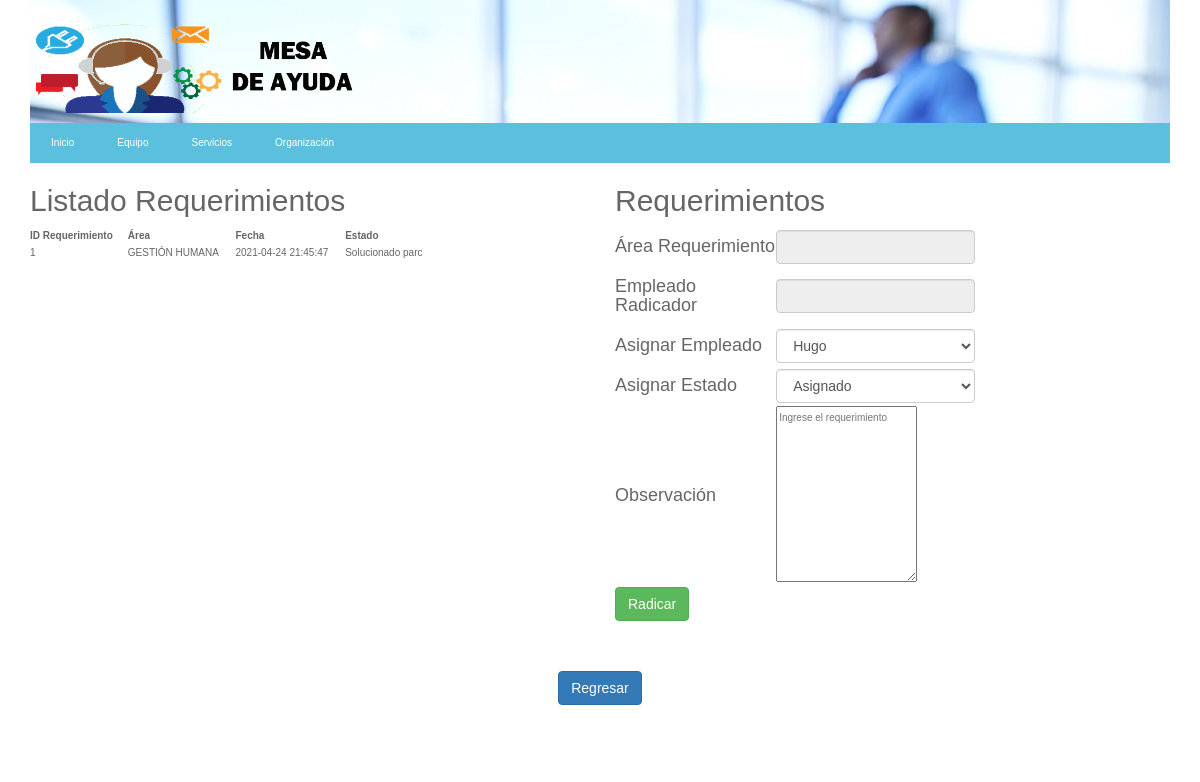
Page /vista/vistaAdminRequerimientos.php on the earlier database version.
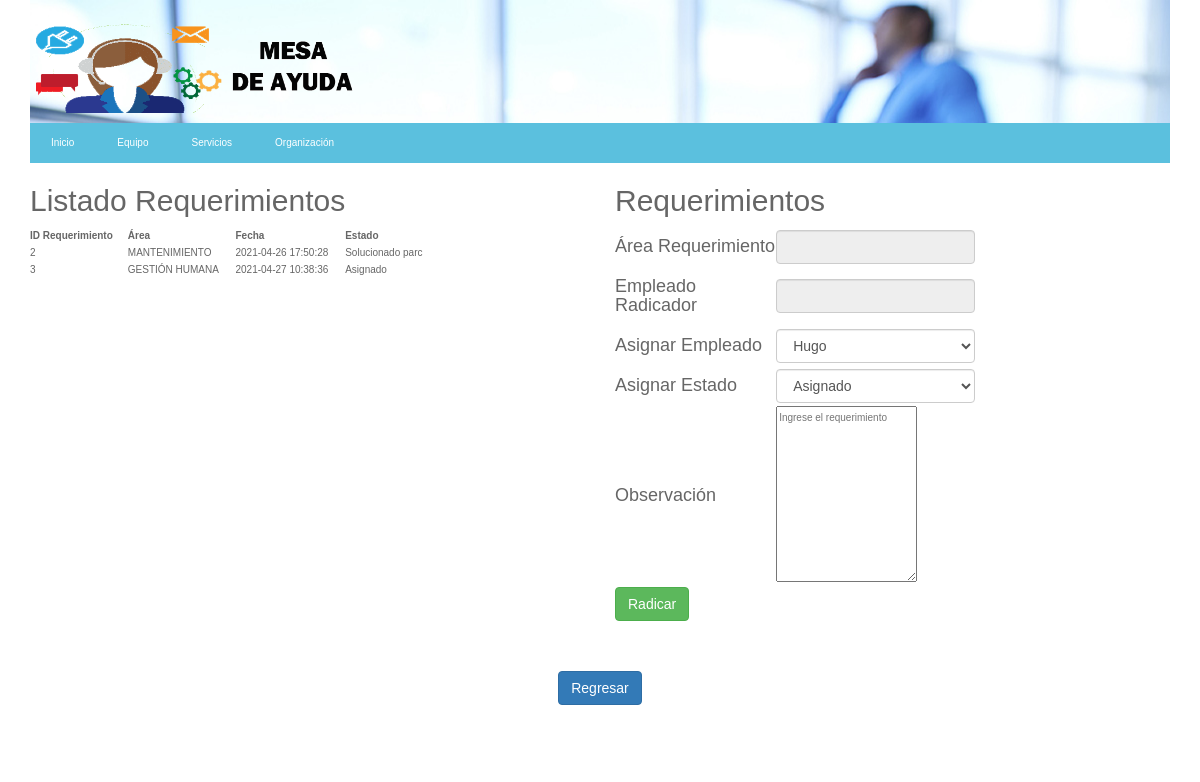
Same page on the later database version.
### tables this page shows
CREATE TABLE `detallereq` (
  `IDDETALLE` int(11) NOT NULL,
  `FECHA` datetime NOT NULL,
  `OBSERVACION` varchar(4000) NOT NULL,
  `FKREQ` int(11) NOT NULL,
  `FKESTADO` varchar(1) NOT NULL,
  `FKEMPLE` varchar(20) NOT NULL,
  `FKEMPLEASIGNADO` varchar(20) DEFAULT NULL,
  `RequeActivo` tinyint(1) NOT NULL
);

CREATE TABLE `area` (
  `IDAREA` varchar(10) NOT NULL,
  `NOMBRE` varchar(50) NOT NULL,
  `FKEMPLE` varchar(20) DEFAULT NULL
);

CREATE TABLE `estado` (
  `IDESTADO` varchar(1) NOT NULL,
  `NOMBRE` varchar(16) NOT NULL
);

### control/ControlInformes.php (called while the page is built, shortened)
<?php
class ControlInformes {
    function requerimientosActivos(){
        $objControlConexion = new ControlConexion();
        $objControlConexion->abrirBd("localhost", "root", "", "mesa_ayuda");
        $sql = "SELECT detallereq.IDDETALLE, detallereq.OBSERVACION ,detallereq.FKREQ,detallereq.FKESTADO,detallereq.FKEMPLE ,detallereq.FKEMPLEASIGNADO,detallereq.FECHA, area.IDAREA, area.NOMBRE as NOMBREAREA , estado.NOMBRE AS ESTADOREQUE , empleado.NOMBRE
        FROM detallereq
        INNER JOIN requerimiento
            ON requerimiento.IDREQ = detallereq.FKREQ
        INNER JOIN area
            ON requerimiento.FKAREA = area.IDAREA
        INNER JOIN estado
            ON detallereq.FKESTADO = estado.IDESTADO
            INNER JOIN empleado
            ON detallereq.FKEMPLE=empleado.IDEMPLEADO
        WHERE detallereq.RequeActivo =1
            ORDER BY detallereq.FECHA, estado.IDESTADO DESC";
        $recordSet = $objControlConexion->ejecutarSelect($sql);
        $matriz = array();
        $i = 0;
        while($row = $recordSet->fetch_assoc()){
            $idDetalle= $row['IDDETALLE'];
            $fecha= $row['FECHA'];
            $observacion= $row['OBSERVACION'];
            $fkReque= $row['FKREQ'];
            $fkEstado= $row['FKESTADO'];
            $fkEmple= $row['FKEMPLE'];
            $fkEmpleAsignado= $row['FKEMPLEASIGNADO'];
            $idArea= $row['IDAREA'];
	        $nombre= $row['NOMBREAREA'];
            $emple= $row['NOMBRE'];
            $estado=$row['ESTADOREQUE'];
            $objReque = new Informes($idDetalle, $fecha,$observacion,$fkReque,$fkEstado,$fkEmple,$fkEmpleAsignado,$idArea, $nombre,$emple,$estado);
            $matriz[$i] = $objReque;
            $i++;
            }
        return $matriz;
        }
}
?>

### control/ControlConexion.php (called while the page is built, shortened)
<?php
class ControlConexion
{
	var $conn;
	function __construct(){
		$this->conn=null;
	}
    function abrirBd($servidor, $usuario, $password, $db){
    	try	{
			$this->conn = new mysqli($servidor, $usuario, $password, $db);
      	}
      	catch (Exception $e){
          	echo "ERROR AL CONECTARSE AL SERVIDOR ".$e->getMessage()."\n";
      	}
    }
	function ejecutarSelect($sql) {
			try	{
				$recordSet=$this->conn->query($sql);
				}
			catch (Exception $e) {
					echo " ERROR: ". $e->getMessage()."\n";
			  }
		return $recordSet;
			}
}
?>

### modelo/Informes.php (called while the page is built, shortened)
<?php
Class Informes {
    var $fecha;
    var $fkReque;
	var $nombre;
	var $estado;
function __construct($idDetalle, $fecha,$observacion,$fkReque,$fkEstado,$fkEmple,$fkEmpleAsignado,$idArea, $nombre,$emple,$estado)
		{
			$this->fecha=$fecha;
            $this->fkReque=$fkReque;
			$this->nombre=$nombre;
			$this->estado=$estado;
		}
		function getestado(){
			return $this->estado;
		}
		function getNombre(){
			return $this->nombre;
		}
		function getfecha(){
			return $this->fecha;
		}
		function getfkReque(){
			return $this->fkReque;
		}
}
?>

### control/ControlEmpleados.php (called while the page is built, shortened)
<?php
class ControlEmpleados
{
		function comboBoxEmplea($ida){
			$objControlConexion = new ControlConexion();
			$objControlConexion->abrirBd("localhost", "root", "", "mesa_ayuda");
			if($ida==null){
				$sql = "select * from empleado where EmpleActivo = '1'";
			}
			$recordSet = $objControlConexion->ejecutarSelect($sql);
			$matriz = array();
			$i = 0;
			while($row = $recordSet->fetch_assoc()){
				$nombre = $row['NOMBRE'];
				$idEmpleado = $row['IDEMPLEADO'];
				$objArea = new Empleados($idEmpleado, $nombre, "", "", "","", "", "", "", "", "","");
				$matriz[$i] = $objArea;
				$i++;
				}
			return $matriz;
			}
}
?>

### modelo/Empleados.php (called while the page is built, shortened)
<?php
	class Empleados
	{
		var $idEmpleado;
		var $nombre;
		function __construct($idEmpleado, $nombre, $foto, $hojaVida, $telefono,$email, $direccion, $x, $y, $fkEmple_Jefe, $fkIdArea,$empleActivo)
		{
			$this->idEmpleado=$idEmpleado;
			$this->nombre=$nombre;
		}
		function getIdEmpleado(){
			return $this->idEmpleado;
		}
		function getNombre(){
			return $this->nombre;
		}
	}
?>

### vista/vistaAdminRequerimientos.php (the view, shortened to what this page needs)
<?php
	include '../control/ControlConexion.php';
	include '../modelo/Informes.php';
	include '../control/ControlInformes.php';
	include "../modelo/Empleados.php";
	include "../control/ControlEmpleados.php";
	$objinfo = new Informes("","","","","","","","","","","");
	$objControlInfo = new ControlInformes($objinfo);
	$matrizReque = $objControlInfo->requerimientosActivos();
	$objEmpleados = new Empleados("","","","","","","","","","","","");
	$objControlEmpleados = new ControlEmpleados($objEmpleados);
	$ida = isset ($_POST['txtArea']) ? $_POST['txtArea']: null;
	$matrizEmple = $objControlEmpleados->comboBoxEmplea($ida);
	?>
<!DOCTYPE html>
<html>
	<head>
		<link rel="stylesheet" type="text/css" href="../css/bootstrap.css">
		<link href="../css/estilos3.css" type="text/css" rel="stylesheet">
	</head>
	<body>
		<div class="container">
		<header class="cabecera-principal">
			<div id=contenedor-cabecera>
				<img id="logo" src="../img/logo1.png" alt="Logo Responsive">
			</div>
			<nav class="nav-principal">
				<ul>
					<li><a href="../index.php">Inicio</a></li>
					<li><a href="#">Equipo</a></li>
					<li><a href="#">Servicios</a></li>
					<li><a href="#">Organización</a></li>
				</ul>
			</nav>
		</header>
		</div>
		<div class="container">
			<div class="row">
				<div class="col-6 col-md-6 col-sm-12 col-xs-12">
					<form method="POST">
					<table class="form-table" id="table">
						<thread class="thead-dark">
							<td colspan="3"><h2>Listado Requerimientos</h2></td>
						</thread>
							<tr>
								<th>ID Requerimiento</th>
								<th>Área</th>
								<th>Fecha</th>
								<th>Estado</th>
							</tr>
							<?php foreach ($matrizReque as $row){?>
								<tr>
							<td><?php echo $row->getfkReque() ?></td>
						    <td><?php echo $row->getNombre() ?></td>
						    <td><?php echo $row->getfecha() ?></td>
							<td><?php echo $row->getestado() ?></td>
							</tr>
							<?php } ?>
							</table>
					</form>
				</div>
				<div class="col-4 col-md-4 col-sm-12 col-xs-12">
					<form method="POST">
					<table class="form-table" >
						<thread class="thead-dark" style="margin: 5px auto;">
							<td colspan="3"><h2>Requerimientos</h2></td>
						</thread>
							<tr>
								<td><h4>Área Requerimiento</h4></td>
								<td><input class="form-control" name="txtArea" id="txtArea" readonly>
							</td>
							</tr>
							<tr>
								<td><h4>Empleado Radicador</h4></td>
								<td><input class="form-control" type="text" id ="txtNombreEmple" name="txtNombreEmple" readonly/>
								</td>
							</tr>
							<tr>
								<td><h4>Asignar Empleado</h4></td>
								<td><select class="form-control" name="txtIdEmpleadoAsignado">
				<?php
				foreach ($matrizEmple as $row){
					echo'
					<option value='.$row->getIdEmpleado().'>'.$row->getNombre().'</option>';
				}
				?>
							</tr>
							<tr>
								<td><h4>Asignar Estado</h4></td>
								<td><select class="form-control" name="txtEstado">
				<option value='2'>Asignado</option>
							</tr>
							<tr>
								<td><h4>Observación</td>
								<td><textarea name="txtRequerimiento" id="txtRequerimiento" placeholder="Ingrese el requerimiento" rows="10"></textarea>
								</td>
							</tr>
							<tr>
								<td><input class="btn btn-success" type="submit" name="btn" value="Radicar"/></td>
							</tr>
					</table>
					</form>
				</div>
			</div>
			<table class="form-table" style="margin: 50px auto;">
				<tr>
				<td><a class="btn btn-primary" href="../index.php" role="button">Regresar</a></td>
				</tr>
			</table>
		</div>
	</body>
</html>

### css/estilos3.css (style rules this page uses)
body { background-repeat: no-repeat; background-position: 50% 50%; background-size: 100% 100%; background-attachment: fixed; font-size: 100%; font-family: 'Arial', sans-serif; color: #666666; line-height: 1.7em; text-align: left; }
#contenedor-cabecera { background-image: url("../img/fondo_cabecera.jpg"); background-repeat: no-repeat; padding-top: 20px; }
.cabecera-principal #logo { width: 30%; display: block; padding-bottom: 10px; transition: width 2s; -o-transition: width 2s; -moz-transition: width 2s; -webkit-transition: width 2s; }
a { text-decoration: none; color: #781a26; }
.cabecera-principal .nav-principal { background: #5bc0de; height: 40px; border: 1px #5bc0de solid; }
.cabecera-principal .nav-principal ul { list-style: none; margin: 0; padding: 0; }
.cabecera-principal .nav-principal li { color: #fff; display: inline; float: left; margin-right: 3px; }
.cabecera-principal .nav-principal li a { color: #fff; display: inline-block; padding: 10px 20px; height: 40px; }

### vista/vistaAdminRequerimientos.php (style rules this page uses)
table tr:not(:first-child) { cursor: pointer;transition: all .25s ease-in-out; }

Differences in the rows shown:
no longer on this page (row edited): detallereq: FKREQ "1", area.NOMBRE "GESTIÓN HUMANA", FECHA "2021-04-24 21:45:47", FKESTADO.NOMBRE "Solucionado parc"
added detallereq: FKREQ "2", area.NOMBRE "MANTENIMIENTO", FECHA "2021-04-26 17:50:28", FKESTADO.NOMBRE "Solucionado parc"
added detallereq: FKREQ "3", area.NOMBRE "GESTIÓN HUMANA", FECHA "2021-04-27 10:38:36", FKESTADO.NOMBRE "Asignado"
